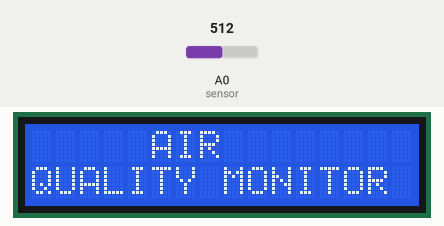
A sketch run on a simulated Arduino Uno, built with avr-gcc and run on an emulated ATmega328P. Shown: 16×2 character LCD. The test bench sets the inputs (shaded band); at power-on: A0 (sensor) = 512. The modem accepts every AT command (registered, SIM ready, sends succeed) and sends nothing else; what the sketch prints to the serial monitor is not drawn.

Above: at 3.2 s.
At 8.4 s:
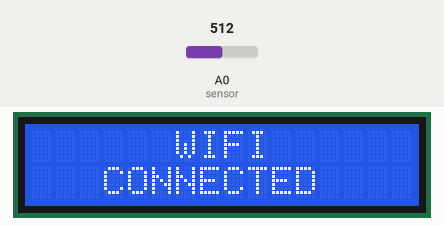
8.5 s: A0 (sensor) set to 483
At 9.4 s:
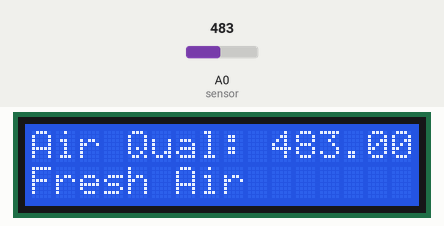
At 19.3 s:
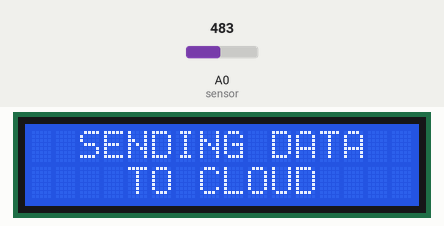
Timing chart, 0 to 20.8 s (numbered marks = the images above; inputs shaded):
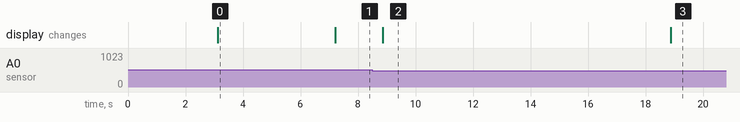

The sketch:

final_code_02.ino
```cpp
#include <SoftwareSerial.h>
#include <Wire.h>
#include <LiquidCrystal_I2C.h>
//I2C pins declaration
LiquidCrystal_I2C lcd(0x27, 16, 2);
float t=0;
char data = 0;
#define DEBUG true
#define RX 10
#define TX 11

String HOST = "api.thingspeak.com";
String PORT = "80";
String AP = "JioFi2 SUMIT";
String PASS = "sumitbera1999";


String API = "IB4OUV0UF8SEQOT7";
String field = "field1";

int countTrueCommand;
int countTimeCommand;
boolean found = false;
int valSensor = 1;

SoftwareSerial esp8266(RX,TX);
void setup() {

Serial.begin(9600);
esp8266.begin(115200);
lcd.init();  // to intialize LCD
  lcd.backlight();// To power on lcd back light

  lcd.setCursor(0,0);

  lcd.print("    Welcome");

  lcd.setCursor(0,1);

  lcd.print("       To        ");

  delay(3000);


  lcd.clear();

  lcd.setCursor(0,0);

  lcd.print("     AIR");

  lcd.setCursor(0,1);

  lcd.print("QUALITY MONITOR");

  delay(3000);

sendCommand("AT",5,"OK");
sendCommand("AT+CWMODE=1",5,"OK");
sendCommand("AT+CWJAP=\""+ AP +"\",\""+ PASS +"\"",15,"OK");
countTrueCommand = 0;
delay(1000);


  lcd.clear();

  lcd.setCursor(0,0);

  lcd.print("      WIFI");

  lcd.setCursor(0,1);

  lcd.print("   CONNECTED");


}

void loop() {

String getData = "GET /update?api_key="+ API +"&"+ field +"="+String(valSensor);
switch(countTrueCommand) {

case 0:
case 1: sendCommand("AT+CIPMUX=1",5,"OK"); break;
case 2: sendCommand("AT+CIPSTART=0,\"TCP\",\""+ HOST +"\","+ PORT,20,"OK"); break;
case 3: sendCommand("AT+CIPSEND=0," +String(getData.length()+4),4,">"); break;
case 4: esp8266.println(getData);delay(1500);countTrueCommand++; break;
case 5: sendCommand("AT+CIPCLOSE=0",5,"OK"); break;
case 6:
t = analogRead(A0);
Serial.print("Air Quality= ");
Serial.println(t);

valSensor = analogRead(A0); // random value, change with sensor value if using sensor
countTrueCommand = 0;
lcd.clear();
  lcd.setCursor (0, 0);
  lcd.print ("Air Qual: ");
  lcd.print (t);
  lcd.print (" PPM ");
  lcd.setCursor (0,1);
  if (t<=500)
   {
   lcd.print("Fresh Air");
   Serial.print("Fresh Air ");

}
  else if( t>=500 && t<=1000 )
{
   lcd.print("Poor Air");
   Serial.print("Poor Air");

}
  else if (t>=1000 )
{
  lcd.print("Very Poor");
  Serial.print("Very Poor");

}
  //lcd.scrollDisplayLeft();
  delay(10000);

  lcd.clear();

  lcd.setCursor(0,0);

  lcd.print("  SENDING DATA");

  lcd.setCursor(0,1);

  lcd.print("    TO CLOUD");

delay(10000);
break;

}

}
void sendCommand(String command, int maxTime, char readReplay[]) {

Serial.print(countTrueCommand);
Serial.print(". at command => ");
Serial.print(command);
Serial.print(" ");
while(countTimeCommand < (maxTime*1))

{

esp8266.println(command);//at+cipsend
if(esp8266.find(readReplay))//ok
{

found = true;
break;

}
countTimeCommand++;

}
if(found == true)
{

Serial.println("OYI");

countTrueCommand++;
countTimeCommand = 0;

}
if(found == false)
{

Serial.println("Fail");
countTrueCommand = 0;
countTimeCommand = 0;

}
found = false;
}
```

Measured:
- the behaviour switches between 501 and 500 on A0 (sensor) (found by bisection; images 1 and 2)
- after the input at 8.5 s, the display: changes after 0.35 s (image 2)
- what the display in image 0 shows lasts 4.1 s, from 3.1 s to 7.2 s
- what the display in image 2 shows lasts 10.0 s, from 8.9 s to 18.9 s
